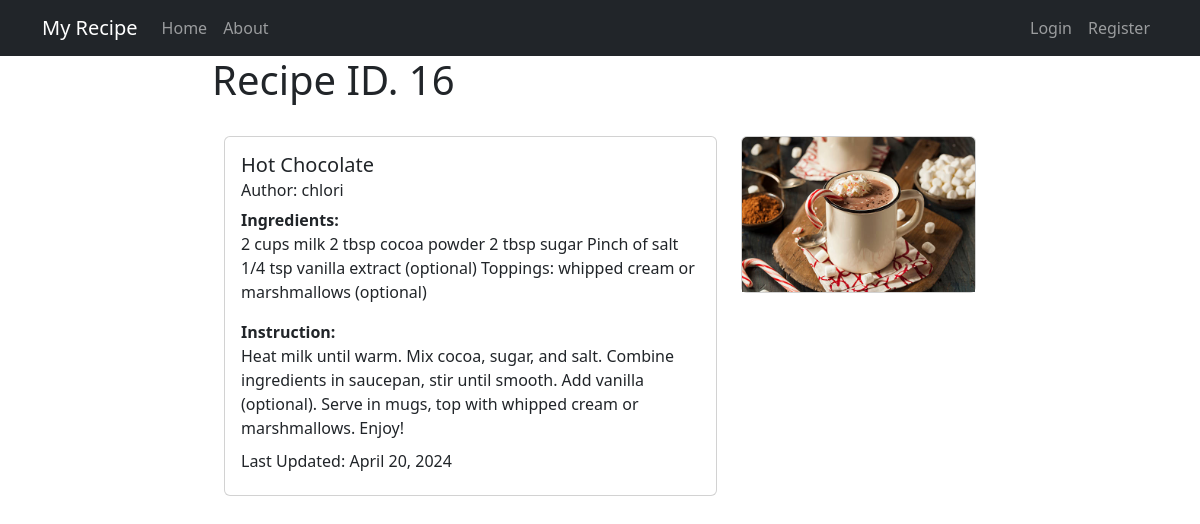
The page /recipe/16/ on the database its author committed.
### recipes/models.py (models this page shows, shortened)
class Recipe(models.Model):
    title=models.CharField(max_length=100)
    description=models.TextField()
    author=models.ForeignKey(User, on_delete=models.CASCADE)
    ingredients = models.TextField(null=True)
    photo = models.ImageField(upload_to='recipe_photos/', blank=True, null=True)
    created_at = models.DateTimeField(auto_now_add=True)
    updated_at = models.DateTimeField(auto_now = True)

### recipes/views.py (the view)
# urls.py: path('recipe/<int:pk>/',views.RecipeDetailView.as_view(), name = "receipe-detail"),
class RecipeDetailView(DetailView):
    model = models.Recipe
    template_name= "my_receipe/recipe_detail.html"

### recipes/templates/my_receipe/recipe_detail.html (shortened to what this page needs)
{% extends 'my_receipe/base.html' %}
{% block content %}
<h1>Recipe ID. {{ object.id }}</h1>
<div class="container">
    <div class="row">
        <div class="col-md-8">
            <div class="card my-4">
                <div class="card-body">
                    <h5 class="card-title">{{ object.title }}</h5>
                    <h6 class="card-subtitle mb-2 text-body-secondary">Author: {{ object.author }}</h6>
                    <p class="card-text"><b>Ingredients:</b><br>{{ object.ingredients }}</p>
                    <p class="card-text"><b>Instruction:</b><br>{{ object.description }}</p>
                    <h6 class="card-subtitle mb-2 text-body-secondary">Last Updated: {{ object.updated_at|date:"F d, Y" }}</h6>
                </div>
            </div>
        </div>
        <div class="col-md-4">
            <div class="card my-4">
                {% if object.photo %}
                <img src="{{ object.photo.url }}" class="card-img-top" alt="Recipe Photo">
                {% endif %}
            </div>
        </div>
    </div>
</div>
{% endblock content %}

### rows shown on the page
Recipe: id "16", title "Hot Chocolate", author "chlori", ingredients "2 cups milk 2 tbsp cocoa powder 2 tbsp sugar Pinch of salt 1/4 tsp vanilla extract (optional) Toppings: whipped cream or marshmallows (optional)", description "Heat milk until warm. Mix cocoa, sugar, and salt. Combine ingredients in saucepan, stir until smooth. Add vanilla (optional). Serve in mugs, top with whipped cream or marshmallows. Enjoy!", updated_at "April 20, 2024", photo (picture)
